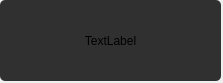
<?xml version="1.0" encoding="UTF-8"?>
<ui version="4.0">
 <class>Form</class>
 <widget class="QWidget" name="Form">
  <property name="geometry">
   <rect>
    <x>0</x>
    <y>0</y>
    <width>223</width>
    <height>83</height>
   </rect>
  </property>
  <property name="windowTitle">
   <string>Form</string>
  </property>
  <property name="styleSheet">
   <string notr="true">QWidget#wid_msg_box {
	background-color: rgba(23, 23, 23, 225);
	border-radius: 5px;
}</string>
  </property>
  <widget class="QWidget" name="wid_msg_box" native="true">
   <property name="geometry">
    <rect>
     <x>0</x>
     <y>0</y>
     <width>221</width>
     <height>81</height>
    </rect>
   </property>
   <layout class="QGridLayout" name="gridLayout">
    <item row="0" column="0">
     <widget class="QLabel" name="lbl_msg">
      <property name="text">
       <string>TextLabel</string>
      </property>
      <property name="alignment">
       <set>Qt::AlignCenter</set>
      </property>
     </widget>
    </item>
   </layout>
  </widget>
 </widget>
 <resources/>
 <connections/>
</ui>
